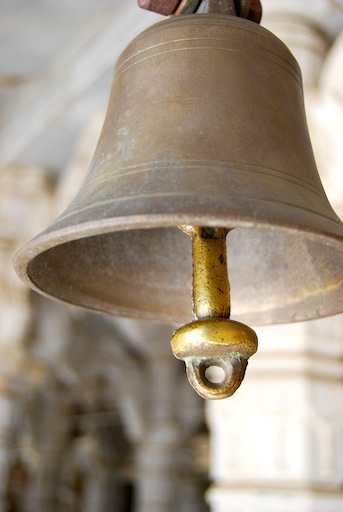
#> input picture assignment-2-rajamkv/images/bell.jpg, 343 x 512 px
$ jupyter execute --allow-errors Q2.ipynb
#> lines starting #> are read from the running program, lines starting #| are printed output that depends on the picture; after the words box and inside, x2 and y2 are one past the last pixel; in counts of white or black regions, pixels touching at a corner belong together
[cell 1]
import numpy as np
import matplotlib.pyplot as plt
import cv2

[cell 2]
img = cv2.imread('../images/bell.jpg')
#> img is the input picture: shape (512, 343, 3); mean B, G, R 129.7, 145.6, 158.7

out1 = cv2.Canny(img,0,100)
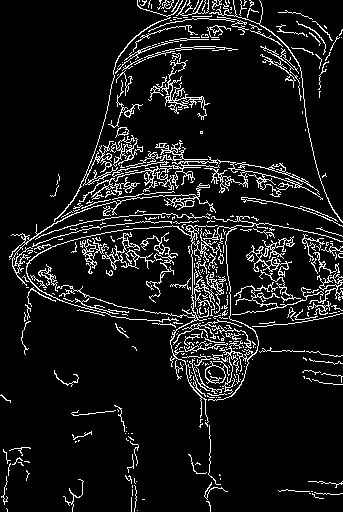
#> out1: shape (512, 343); 9.2% white in thin lines or dots
out2 = cv2.Canny(img,0,150)
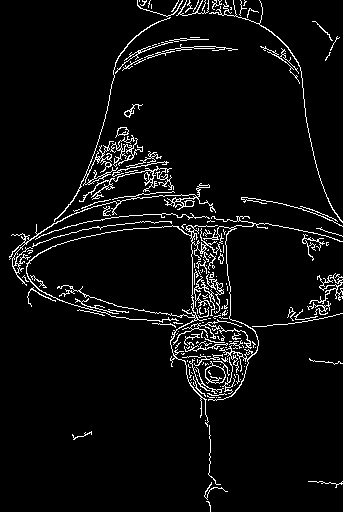
#> out2: shape (512, 343); 5.2% white in thin lines or dots
out3 = cv2.Canny(img,40,200)
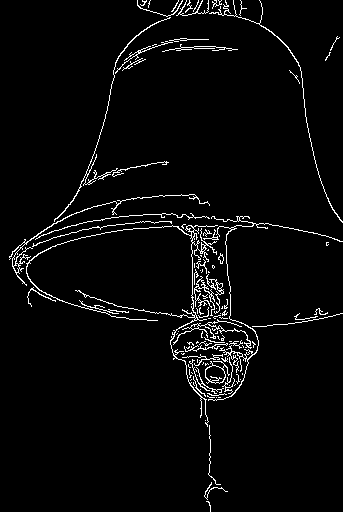
#> out3: shape (512, 343); 3.5% white in thin lines or dots

img_rgb = cv2.cvtColor(img,cv2.COLOR_BGR2RGB)
fig = plt.figure()
fig.set_size_inches(12, 12)
fig.add_subplot(141)
plt.title("bell")
plt.imshow(img_rgb)
plt.axis('off')
plt.subplot(142)
plt.title("min=0"+" , "+"max=100")
plt.imshow(out1,'gray')
plt.axis('off')
plt.subplot(143)
plt.title("min=0"+" , "+"max=150")
plt.imshow(out2,'gray')
plt.axis('off')
plt.subplot(144)
plt.title("min=40"+" , "+"max=200")
plt.imshow(out3,'gray')
plt.axis('off')
plt.show()
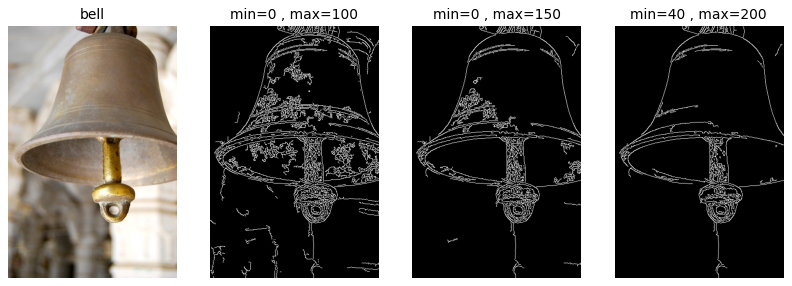
#> figure drawn by matplotlib, 4 panels

$ run again, with assignment-2-rajamkv/images/Noisy.jpg copied over assignment-2-rajamkv/images/bell.jpg
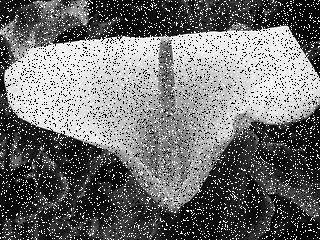
#> input picture assignment-2-rajamkv/images/Noisy.jpg, 320 x 240 px
#> img is the input picture: shape (240, 320, 3); min 0, max 255, mean 113.1
#> `out1 = cv2.Canny(img,0,100)`:
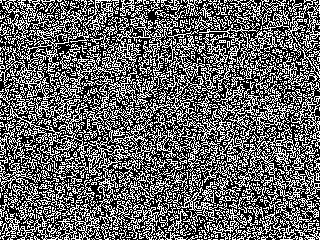
#> out1: shape (240, 320); 39.4% white in thin lines or dots
#> out2: shape (240, 320); 39.2% white in thin lines or dots
#> out3: shape (240, 320); 38.6% white in thin lines or dots
#> `plt.show()`:
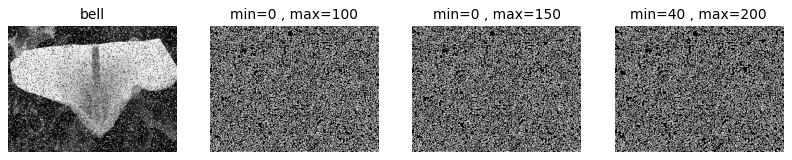
#> figure drawn by matplotlib, 4 panels

$ run again, with assignment-2-rajamkv/images/cake_flash.jpg copied over assignment-2-rajamkv/images/bell.jpg
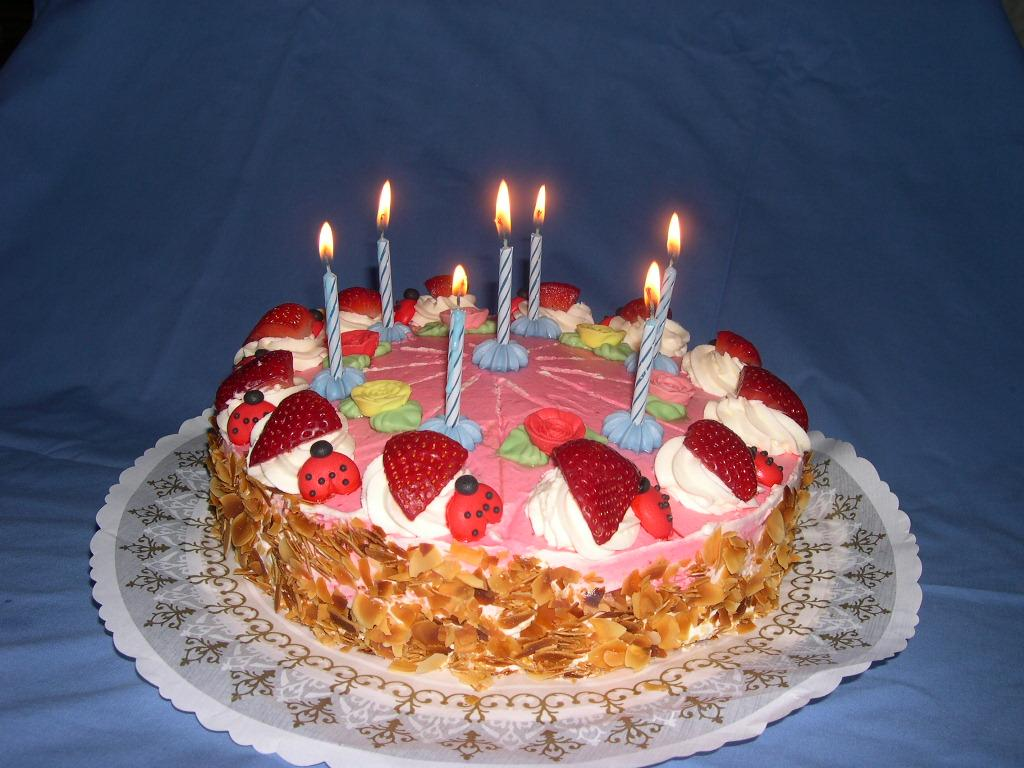
#> input picture assignment-2-rajamkv/images/cake_flash.jpg, 1024 x 768 px
#> img is the input picture: shape (768, 1024, 3); mean B, G, R 105.4, 92.5, 102.4
#> `out1 = cv2.Canny(img,0,100)`:
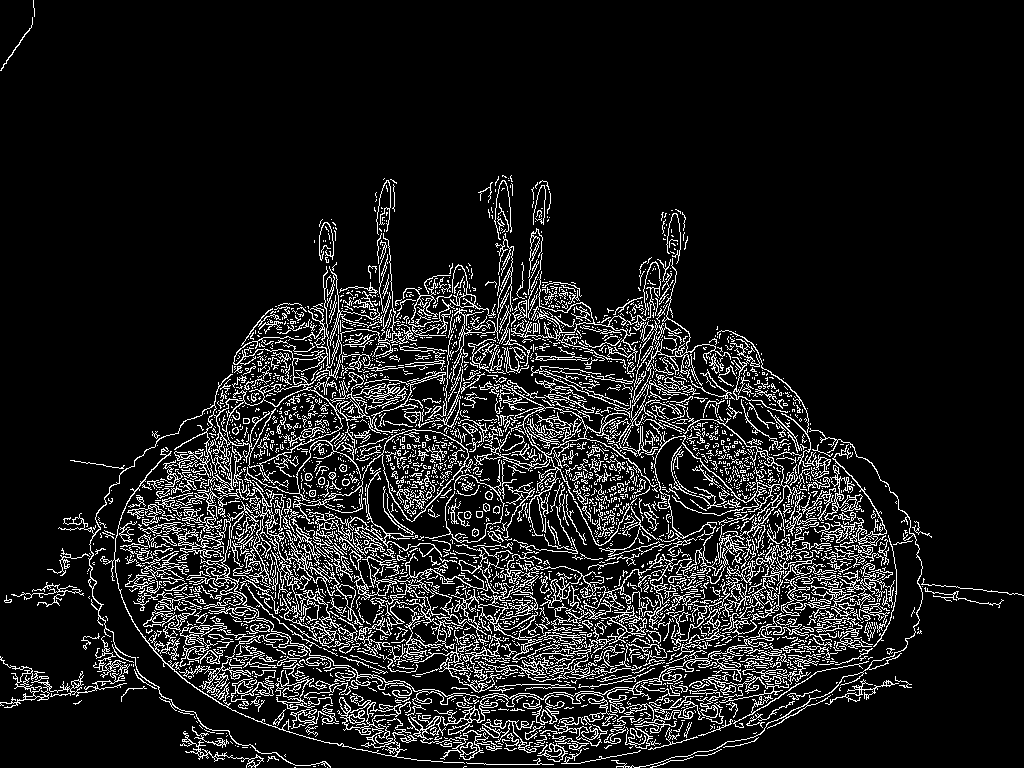
#> out1: shape (768, 1024); 11.1% white in thin lines or dots
#> out2: shape (768, 1024); 9.7% white in thin lines or dots
#> out3: shape (768, 1024); 8.6% white in thin lines or dots, all inside (x1, y1, x2, y2) = (79, 180, 923, 768)
#> `plt.show()`:
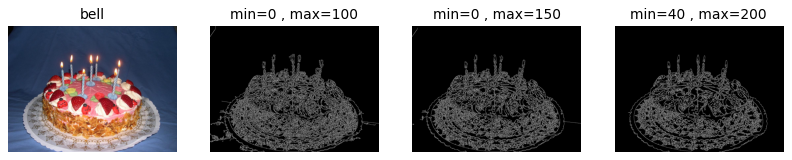
#> figure drawn by matplotlib, 4 panels
